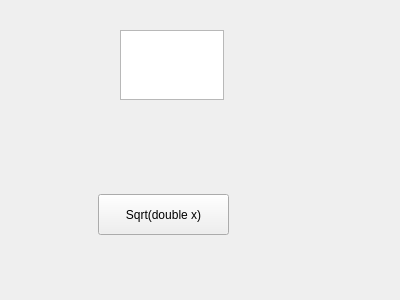
<?xml version="1.0" encoding="UTF-8"?>
<ui version="4.0">
 <class>mySqrtWIndowUi</class>
 <widget class="QWidget" name="mySqrtWIndowUi">
  <property name="geometry">
   <rect>
    <x>0</x>
    <y>0</y>
    <width>400</width>
    <height>300</height>
   </rect>
  </property>
  <property name="windowTitle">
   <string>mySqrtWIndowUi</string>
  </property>
  <widget class="QPushButton" name="pushButtonSqrt">
   <property name="geometry">
    <rect>
     <x>98</x>
     <y>194</y>
     <width>131</width>
     <height>41</height>
    </rect>
   </property>
   <property name="text">
    <string>Sqrt(double x)</string>
   </property>
  </widget>
  <widget class="QTextEdit" name="sqrtnum">
   <property name="geometry">
    <rect>
     <x>120</x>
     <y>30</y>
     <width>104</width>
     <height>70</height>
    </rect>
   </property>
  </widget>
  <widget class="QLabel" name="answer">
   <property name="geometry">
    <rect>
     <x>140</x>
     <y>130</y>
     <width>91</width>
     <height>41</height>
    </rect>
   </property>
   <property name="frameShadow">
    <enum>QFrame::Plain</enum>
   </property>
   <property name="text">
    <string/>
   </property>
  </widget>
 </widget>
 <resources/>
 <connections/>
</ui>
